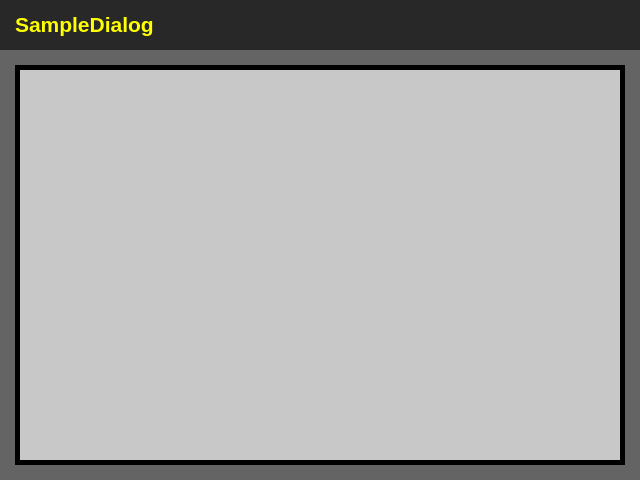
<?xml version="1.0" encoding="UTF-8"?>
<ui version="4.0">
 <class>Dialog3</class>
 <widget class="QDialog" name="Dialog3">
  <property name="geometry">
   <rect>
    <x>0</x>
    <y>0</y>
    <width>640</width>
    <height>480</height>
   </rect>
  </property>
  <property name="windowTitle">
   <string>Dialog</string>
  </property>
  <layout class="QVBoxLayout" name="verticalLayout" stretch="0,1">
   <property name="spacing">
    <number>0</number>
   </property>
   <property name="leftMargin">
    <number>0</number>
   </property>
   <property name="topMargin">
    <number>0</number>
   </property>
   <property name="rightMargin">
    <number>0</number>
   </property>
   <property name="bottomMargin">
    <number>0</number>
   </property>
   <item>
    <widget class="QWidget" name="widget" native="true">
     <property name="minimumSize">
      <size>
       <width>0</width>
       <height>50</height>
      </size>
     </property>
     <property name="styleSheet">
      <string notr="true">background:rgb(40,40,40);</string>
     </property>
     <layout class="QHBoxLayout" name="horizontalLayout" stretch="0,1,0,0,0">
      <property name="spacing">
       <number>5</number>
      </property>
      <property name="leftMargin">
       <number>15</number>
      </property>
      <property name="topMargin">
       <number>0</number>
      </property>
      <property name="rightMargin">
       <number>5</number>
      </property>
      <property name="bottomMargin">
       <number>0</number>
      </property>
      <item>
       <widget class="QLabel" name="label">
        <property name="sizePolicy">
         <sizepolicy hsizetype="Preferred" vsizetype="Fixed">
          <horstretch>0</horstretch>
          <verstretch>0</verstretch>
         </sizepolicy>
        </property>
        <property name="font">
         <font>
          <pointsize>16</pointsize>
          <weight>75</weight>
          <bold>true</bold>
         </font>
        </property>
        <property name="styleSheet">
         <string notr="true">color:yellow;</string>
        </property>
        <property name="text">
         <string>SampleDialog</string>
        </property>
       </widget>
      </item>
      <item>
       <spacer name="horizontalSpacer">
        <property name="orientation">
         <enum>Qt::Horizontal</enum>
        </property>
        <property name="sizeHint" stdset="0">
         <size>
          <width>591</width>
          <height>20</height>
         </size>
        </property>
       </spacer>
      </item>
      <item>
       <widget class="QToolButton" name="toolButton_3">
        <property name="styleSheet">
         <string notr="true">border:none;
outline:none;</string>
        </property>
        <property name="text">
         <string/>
        </property>
        <property name="icon">
         <iconset resource="resources/imageresources.qrc">
          <normaloff>:/images/f52d316e-8fc1-4600-af8f-44af88ba6416.png</normaloff>:/images/f52d316e-8fc1-4600-af8f-44af88ba6416.png</iconset>
        </property>
        <property name="iconSize">
         <size>
          <width>32</width>
          <height>32</height>
         </size>
        </property>
       </widget>
      </item>
      <item>
       <widget class="QToolButton" name="toolButton_2">
        <property name="styleSheet">
         <string notr="true">border:none;
outline:none;</string>
        </property>
        <property name="text">
         <string/>
        </property>
        <property name="icon">
         <iconset resource="resources/imageresources.qrc">
          <normaloff>:/images/242476d6-a274-4f73-9983-2733d47c07a7.png</normaloff>:/images/242476d6-a274-4f73-9983-2733d47c07a7.png</iconset>
        </property>
        <property name="iconSize">
         <size>
          <width>32</width>
          <height>32</height>
         </size>
        </property>
       </widget>
      </item>
      <item>
       <widget class="QToolButton" name="toolButton">
        <property name="styleSheet">
         <string notr="true">border:none;
outline:none;</string>
        </property>
        <property name="text">
         <string/>
        </property>
        <property name="icon">
         <iconset resource="resources/imageresources.qrc">
          <normaloff>:/images/097c5d0f-1ed8-4cdd-bd7b-911829b7d10b.png</normaloff>:/images/097c5d0f-1ed8-4cdd-bd7b-911829b7d10b.png</iconset>
        </property>
        <property name="iconSize">
         <size>
          <width>32</width>
          <height>32</height>
         </size>
        </property>
       </widget>
      </item>
     </layout>
    </widget>
   </item>
   <item>
    <widget class="QWidget" name="tableBase" native="true">
     <property name="styleSheet">
      <string notr="true">background:rgb(100,100,100);</string>
     </property>
     <layout class="QGridLayout" name="gridLayout">
      <property name="leftMargin">
       <number>15</number>
      </property>
      <property name="topMargin">
       <number>15</number>
      </property>
      <property name="rightMargin">
       <number>15</number>
      </property>
      <property name="bottomMargin">
       <number>15</number>
      </property>
      <property name="spacing">
       <number>0</number>
      </property>
      <item row="0" column="0">
       <widget class="QFrame" name="tableFrame">
        <property name="styleSheet">
         <string notr="true">border-style:solid;
border-color:black;
border-width:5px;</string>
        </property>
        <property name="frameShape">
         <enum>QFrame::StyledPanel</enum>
        </property>
        <property name="frameShadow">
         <enum>QFrame::Raised</enum>
        </property>
        <layout class="QGridLayout" name="gridLayout_2">
         <property name="leftMargin">
          <number>0</number>
         </property>
         <property name="topMargin">
          <number>0</number>
         </property>
         <property name="rightMargin">
          <number>0</number>
         </property>
         <property name="bottomMargin">
          <number>0</number>
         </property>
         <property name="spacing">
          <number>0</number>
         </property>
         <item row="0" column="0">
          <widget class="QTableWidget" name="m_table">
           <property name="sizePolicy">
            <sizepolicy hsizetype="Expanding" vsizetype="Expanding">
             <horstretch>0</horstretch>
             <verstretch>0</verstretch>
            </sizepolicy>
           </property>
           <property name="styleSheet">
            <string notr="true">QTableWidget{
background: rgb(200,200,200);
gridline-color: rgb(200,200,200);
color:black;
text-align: center;
selection-color:red;
height: 30px;

border:none;

text-align: center;
font-family: arial;
font-size: 12px;

selection-color:black;
}

QTableWidget::item:selected
{
}

QHeaderView{
color:white;
background: rgb(200,200,200);
border:none;
gridline-color: white;
}

QHeaderView::section
{
background-color:rgb(60,60,60);
border-style:solid;
border-color:white;
border-width:1px;
border-left: none;
border-top-style:none;
height: 30px;
text-align: center;
font-family: arial;
font-size: 12px;
}</string>
           </property>
           <property name="editTriggers">
            <set>QAbstractItemView::NoEditTriggers</set>
           </property>
           <property name="selectionMode">
            <enum>QAbstractItemView::NoSelection</enum>
           </property>
           <property name="selectionBehavior">
            <enum>QAbstractItemView::SelectRows</enum>
           </property>
           <attribute name="horizontalHeaderVisible">
            <bool>false</bool>
           </attribute>
           <attribute name="horizontalHeaderStretchLastSection">
            <bool>true</bool>
           </attribute>
           <attribute name="verticalHeaderVisible">
            <bool>false</bool>
           </attribute>
          </widget>
         </item>
        </layout>
       </widget>
      </item>
     </layout>
    </widget>
   </item>
  </layout>
 </widget>
 <resources>
  <include location="resources/imageresources.qrc"/>
 </resources>
 <connections/>
</ui>
